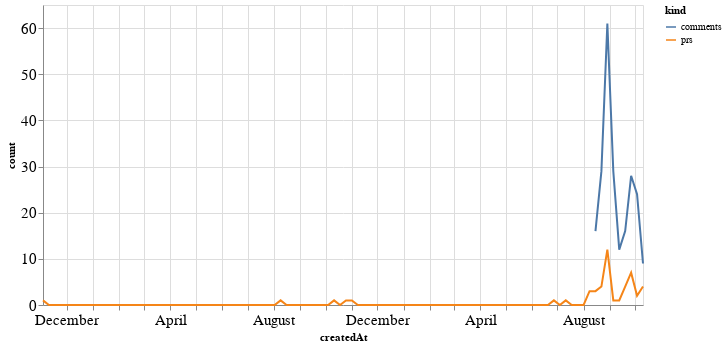

The cell this chart's notebook holds for it:
### Code cell
alt.Chart(total_time, width=600).mark_line().encode(
    x='createdAt',
    y='count',
    color='kind'
)

### Figure 1 — Vega-Lite specification as saved in the notebook (floating-point values rounded to 4 significant figures; data arrays with more than 128 entries replaced by an {"elided": "..."} marker saying what was removed)
{"config": {"axisLeft": {"labelFontSize": 15}, "axisBottom": {"labelFontSize": 15}}, "data": {"name": "data-64cd03ac8975fa90e0a635cd827332cb"}, "mark": "line", "encoding": {"color": {"type": "nominal", "field": "kind"}, "x": {"type": "temporal", "field": "createdAt"}, "y": {"type": "quantitative", "field": "count"}}, "width": 600, "$schema": "https://vega.github.io/schema/vega-lite/v4.8.1.json", "datasets": {"data-64cd03ac8975fa90e0a635cd827332cb": {"elided": "204 records"}}}
